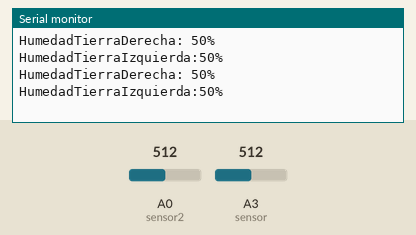
Simulated run of this sketch. Board: Arduino Uno, built with avr-gcc and run on an emulated ATmega328P. Parts: the last lines printed to the serial monitor. The inputs (shaded band) are chosen by the test bench; at power-on: A3 (sensor) = 512, A0 (sensor2) = 512.

Above: at 2.7 s.
2.8 s: A3 (sensor) set to 12
At 2.83 s:
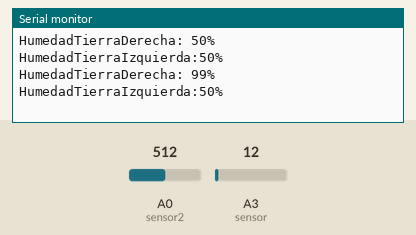
5.8 s: A3 (sensor) set to 9
At 5.86 s:
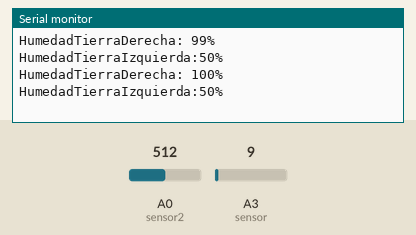
Timing chart, 0 to 8.8 s (numbered marks = the images above; inputs shaded):
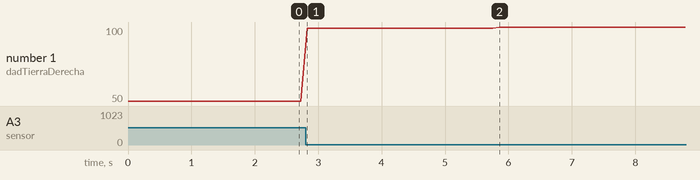

Measured:
- after the input at 2.8 s, the serial monitor: prints a new line at once (image 1)
- after the input at 5.8 s, the serial monitor: prints a new line after 0.06 s (image 2)
- plotted number 1: 50 → 99 after the input at 2.8 s, 99 → 100 after the input at 5.8 s

The sketch:

SENSOR_DE_TIERRA_GUSANO.ino
```cpp
#include <Servo.h>
Servo s1;
#define sensor A3
#define sensor2 A0


void setup(){
  pinMode(sensor, INPUT);
  pinMode(sensor2, INPUT);
  Serial.begin(9600);
}

void loop(){

  int HumedadTierraDerecha= map(analogRead(sensor), 0, 1023, 100, 0);
  int HumedadTierraIzquierda= map(analogRead(sensor2), 0, 1023, 100, 0);

  Serial.print("HumedadTierraDerecha: ");
  Serial.print(HumedadTierraDerecha);
  Serial.print("%");
  Serial.print("  ");
  Serial.print("HumedadTierraIzquierda:");
  Serial.print(HumedadTierraIzquierda);
  Serial.println("%");

  delay(100);


}
```
